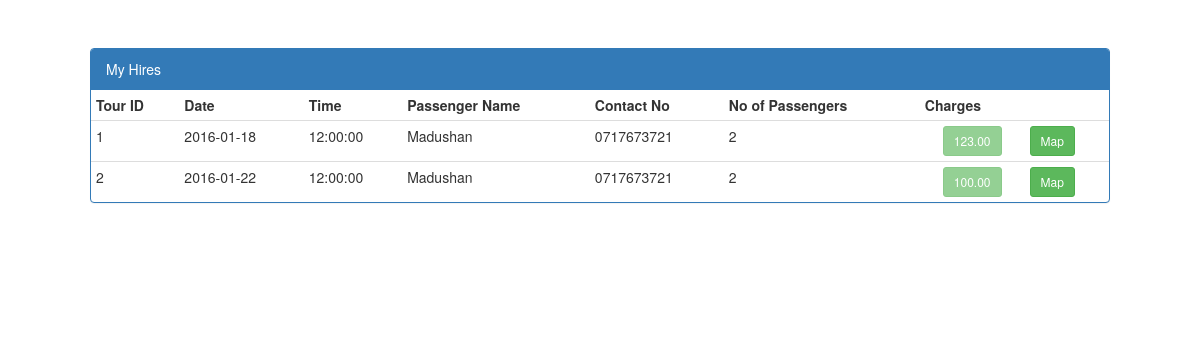
The app's page /myHires.php (signed in) with its own data.
### tables this page shows
CREATE TABLE IF NOT EXISTS `hire_request` (
  `request_id` varchar(10) NOT NULL DEFAULT '',
  `start_loc_long` float(7,4) NOT NULL,
  `start_loc_lat` float(7,4) NOT NULL,
  `destination_long` float(7,4) NOT NULL,
  `destination_lat` float(7,4) NOT NULL,
  `date` date NOT NULL,
  `time` time NOT NULL DEFAULT '00:00:00',
  `num_of_passengers` int(2) NOT NULL DEFAULT '0',
  `max_bid` decimal(9,2) NOT NULL,
  `contact_no` varchar(10) NOT NULL,
  `distanceM` int(11) NOT NULL,
  `durationMins` int(11) NOT NULL,
  `completed` tinyint(1) NOT NULL DEFAULT '0',
  `vehicle_type` varchar(30) NOT NULL,
  PRIMARY KEY (`request_id`),
  KEY `contact_no` (`contact_no`)
);

CREATE TABLE IF NOT EXISTS `tour` (
  `tour_id` int(10) NOT NULL AUTO_INCREMENT,
  `charge` decimal(9,2) NOT NULL,
  `feedback` text,
  `rating` tinyint(4) DEFAULT NULL,
  `driver_id` varchar(10) DEFAULT NULL,
  `request_id` varchar(10) DEFAULT NULL,
  PRIMARY KEY (`tour_id`),
  KEY `driver_id` (`driver_id`),
  KEY `request_id` (`request_id`)
);

CREATE TABLE IF NOT EXISTS `passenger` (
  `contact_no` varchar(10) NOT NULL,
  `name` varchar(30) NOT NULL,
  `password` varchar(50) DEFAULT NULL,
  PRIMARY KEY (`contact_no`),
  UNIQUE KEY `contact_no` (`contact_no`)
);

CREATE TABLE IF NOT EXISTS `driverbid` (
  `bid` decimal(9,2) NOT NULL,
  `driver_id` varchar(10) DEFAULT NULL,
  `request_id` varchar(10) DEFAULT NULL,
  KEY `driver_id` (`driver_id`),
  KEY `request_id` (`request_id`)
);

### tableaccess.php (called while the page is built, shortened)
<?php
function getBid($driverId,$requestId){
    $query = mysql_query("SELECT bid FROM driverbid WHERE driver_id = '$driverId' AND request_id ='$requestId' ");
    $row = mysql_fetch_array($query);
    if($row['bid'] == NULL){
        return "Bid";
    }else{
       return $row['bid'];
    }
}
function enableBid($driverId,$requestId){
    $query = mysql_query("SELECT bid FROM driverbid WHERE driver_id = '$driverId' AND request_id ='$requestId' ");
    $row = mysql_fetch_array($query);
    if($row['bid'] == NULL){
		return NULL;
    }else{
	   return "disabled";
    }
}
function getMyHires($driverId){
    $requests = array();
    $query = mysql_query("SELECT t.tour_id, t.request_id, hr.start_loc_long, hr.start_loc_lat, hr.destination_long, hr.destination_lat, hr.date, hr.time ,p.name , hr.contact_no, hr.num_of_passengers, t.charge  FROM hire_request hr,tour t,passenger p WHERE hr.request_id = t.request_id AND hr.contact_no = p.contact_no AND t.driver_id = '$driverId' ");
    while($row = mysql_fetch_array($query)){
		$requestRow = array();
		$requestRow[0] = $row['tour_id'];
		$requestRow[1] = $row['request_id'];
		$requestRow[2] = $row['start_loc_long'];
		$requestRow[3] = $row['start_loc_lat'];
		$requestRow[4] = $row['destination_long'];
		$requestRow[5] = $row['destination_lat'];
		$requestRow[6] = $row['date'];
		$requestRow[7] = $row['time'];
		$requestRow[8] = $row['name'];
		$requestRow[9] = $row['contact_no'];
		$requestRow[10] = $row['num_of_passengers'];
		$requestRow[11] = $row['charge'];
        $requests[]= $requestRow;
    }
    return $requests;
}
?>

### myHires.php (the view, shortened to what this page needs)
<?php
	include "tableaccess.php";
	$driver_id = $_SESSION['userId'];
?>
<!DOCTYPE html>
<html lang="en">
  <head>
    <link href="css/bootstrap.min.css" rel="stylesheet">
    <link href="css/bootstrap.css" rel="stylesheet">
    <link rel="stylesheet" type="text/css" href="css/style.css">
  </head>
  <body>
    <div class="container" >
            <div class="jumbotron" style="background-color:white;">
                    <div class="panel panel-primary" >
                    <div class="panel-heading">My Hires</div>
						<table class="table table-condensed">
							<th>Tour ID</th>
							<th>Date</th>
							<th>Time</th>
							<th>Passenger Name</th>
							<th>Contact No</th>
							<th>No of Passengers</th>
							<th>Charges</th>
							<?php
								$hireRequests =getMyHires($driver_id);
								foreach ($hireRequests as $request) {
							?>
										<tr >
											<td><?php echo $request[0] ?></td>
											<td><?php echo $request[6] ?></td>
											<td><?php echo $request[7] ?></td>
											<td><?php echo $request[8] ?></td>
											<td><?php echo $request[9] ?></td>
											<td><?php echo $request[10] ?></td>
											<td align="center"><button href="#" class="btn btn-sm btn-success" onclick="bidData(<?php echo $request[0]?>)" <?php echo enableBid($driver_id,$request[1])?> data-toggle="modal" data-target="#basicModal2"> <?php echo getBid($driver_id,$request[1])?></button></td>
											<td><a href="#" class="btn btn-sm btn-success" onclick="sendData(<?php echo $request[3]?>,<?php echo $request[2]?>,<?php echo $request[5]?>,<?php echo $request[4]?>);setTimeout(initialize, 500);" data-toggle="modal" data-target="#basicModal">Map</a></td>
										 </tr>
							<?php
								}
							?>
						</table>
                    </div>
                    <br>
                        </div>
              </div>
  </body>
</html>

### records on screen
hire_request: tour.tour_id "1", date "2016-01-18", time "12:00:00", contact_no.name "Madushan", contact_no "0717673721", num_of_passengers "2", tour.request_id "123.00"
hire_request: tour.tour_id "2", date "2016-01-22", time "12:00:00", contact_no.name "Madushan", contact_no "0717673721", num_of_passengers "2", tour.request_id "100.00"
